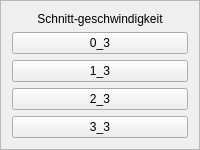
        <widget class="QFrame" name="frame_9">
         <property name="sizePolicy">
          <sizepolicy hsizetype="Ignored" vsizetype="Preferred">
           <horstretch>0</horstretch>
           <verstretch>0</verstretch>
          </sizepolicy>
         </property>
         <property name="frameShape">
          <enum>QFrame::StyledPanel</enum>
         </property>
         <property name="frameShadow">
          <enum>QFrame::Raised</enum>
         </property>
         <layout class="QVBoxLayout" name="verticalLayout_6">
          <item>
           <widget class="QLabel" name="cutting_speed_l2">
            <property name="text">
             <string>Schnitt-geschwindigkeit</string>
            </property>
            <property name="alignment">
             <set>Qt::AlignCenter</set>
            </property>
            <property name="wordWrap">
             <bool>true</bool>
            </property>
           </widget>
          </item>
          <item>
           <widget class="QPushButton" name="pushButton_13">
            <property name="sizePolicy">
             <sizepolicy hsizetype="Preferred" vsizetype="Preferred">
              <horstretch>0</horstretch>
              <verstretch>0</verstretch>
             </sizepolicy>
            </property>
            <property name="text">
             <string>0_3</string>
            </property>
           </widget>
          </item>
          <item>
           <widget class="QPushButton" name="pushButton_14">
            <property name="sizePolicy">
             <sizepolicy hsizetype="Preferred" vsizetype="Preferred">
              <horstretch>0</horstretch>
              <verstretch>0</verstretch>
             </sizepolicy>
            </property>
            <property name="text">
             <string>1_3</string>
            </property>
           </widget>
          </item>
          <item>
           <widget class="QPushButton" name="pushButton_15">
            <property name="sizePolicy">
             <sizepolicy hsizetype="Preferred" vsizetype="Preferred">
              <horstretch>0</horstretch>
              <verstretch>0</verstretch>
             </sizepolicy>
            </property>
            <property name="text">
             <string>2_3</string>
            </property>
           </widget>
          </item>
          <item>
           <widget class="QPushButton" name="pushButton_16">
            <property name="sizePolicy">
             <sizepolicy hsizetype="Preferred" vsizetype="Preferred">
              <horstretch>0</horstretch>
              <verstretch>0</verstretch>
             </sizepolicy>
            </property>
            <property name="text">
             <string>3_3</string>
            </property>
           </widget>
          </item>
         </layout>
        </widget>
